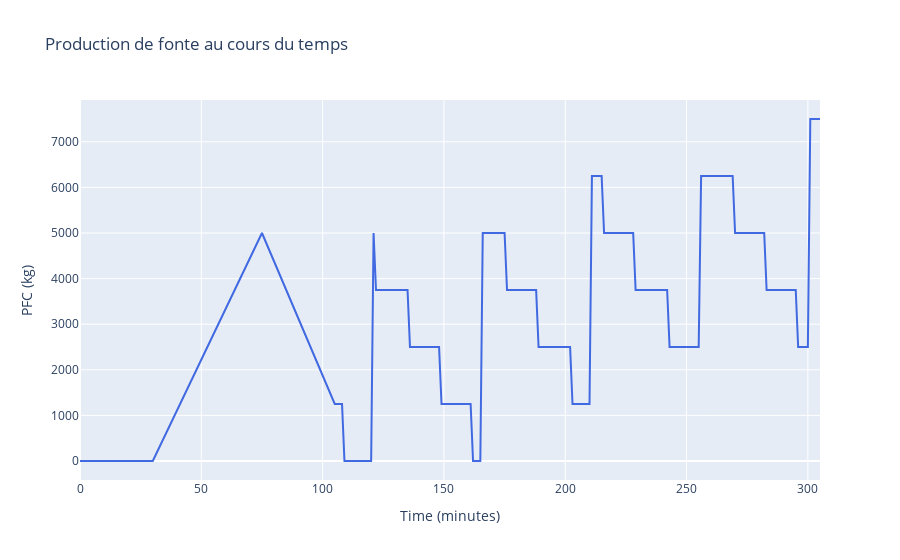
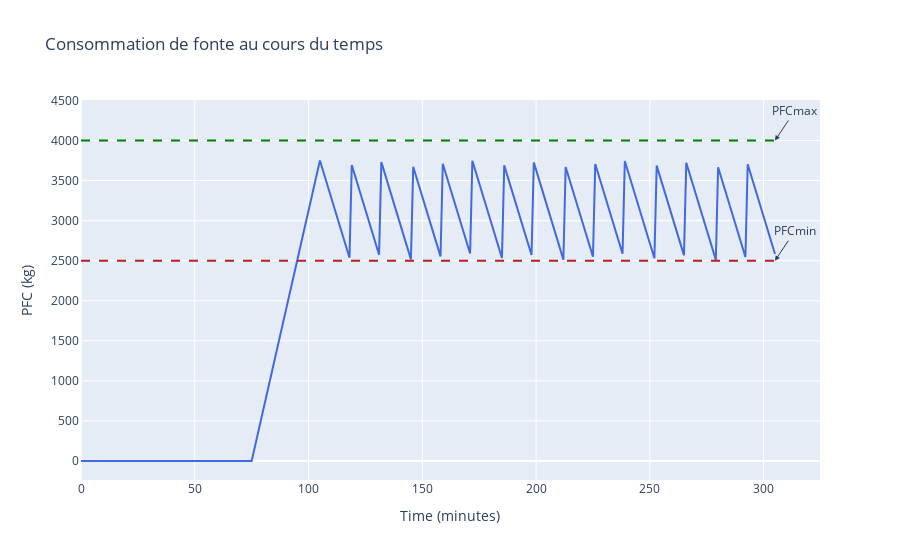

The notebook cell saved with these charts, in order:
### Code cell
Plot_Prod(times, PFC_Prodvalues)
Plot_consom(times, PFC_Consomvalues, tmin, tmax, PFCmin, PFCmax)

### Figure 1 — Plotly figure (JSON) as saved in the notebook; plotly's stock layout.template omitted (floating-point values rounded to 4 significant figures; data arrays with more than 128 entries replaced by an {"elided": "..."} marker saying what was removed)
{"data": [{"line": {"color": "royalblue"}, "mode": "lines", "name": "PFC over time", "type": "scatter", "x": {"elided": "206 int values"}, "y": {"elided": "206 int values"}}], "layout": {"showlegend": false, "title": {"text": "Production de fonte au cours du temps"}, "xaxis": {"title": {"text": "Time (minutes)"}}, "yaxis": {"title": {"text": "PFC (kg)"}}}}

### Figure 2 — Plotly figure (JSON) as saved in the notebook; plotly's stock layout.template omitted (floating-point values rounded to 4 significant figures; data arrays with more than 128 entries replaced by an {"elided": "..."} marker saying what was removed)
{"data": [{"line": {"color": "royalblue"}, "mode": "lines", "name": "PFC over time", "type": "scatter", "x": {"elided": "206 int values"}, "y": {"elided": "206 float values"}}], "layout": {"annotations": [{"arrowhead": 2, "ax": 20, "ay": -30, "showarrow": true, "text": "PFCmin", "x": 305, "xref": "x", "y": 2500, "yref": "y"}, {"arrowhead": 2, "ax": 20, "ay": -30, "showarrow": true, "text": "PFCmax", "x": 305, "xref": "x", "y": 4000, "yref": "y"}], "shapes": [{"line": {"color": "firebrick", "dash": "dash", "width": 2}, "name": "PFCmin", "type": "line", "x0": 0, "x1": 305, "y0": 2500, "y1": 2500}, {"line": {"color": "green", "dash": "dash", "width": 2}, "name": "PFCmax", "type": "line", "x0": 0, "x1": 305, "y0": 4000, "y1": 4000}], "showlegend": false, "title": {"text": "Consommation de fonte au cours du temps"}, "xaxis": {"title": {"text": "Time (minutes)"}}, "yaxis": {"title": {"text": "PFC (kg)"}}}}
